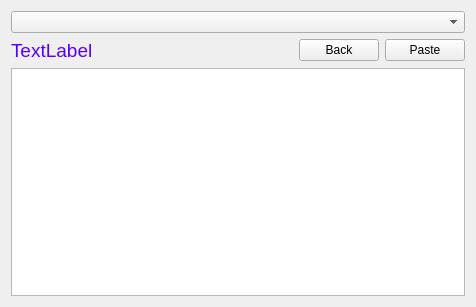
<?xml version="1.0" encoding="UTF-8"?>
<ui version="4.0">
 <class>Widget</class>
 <widget class="QWidget" name="Widget">
  <property name="geometry">
   <rect>
    <x>0</x>
    <y>0</y>
    <width>476</width>
    <height>307</height>
   </rect>
  </property>
  <property name="windowTitle">
   <string>Widget</string>
  </property>
  <layout class="QVBoxLayout" name="verticalLayout">
   <item>
    <widget class="QComboBox" name="comboBox"/>
   </item>
   <item>
    <layout class="QHBoxLayout" name="horizontalLayout_2">
     <item>
      <widget class="QLabel" name="labelPath">
       <property name="font">
        <font>
         <pointsize>14</pointsize>
        </font>
       </property>
       <property name="styleSheet">
        <string notr="true">color: rgb(85, 0, 255);</string>
       </property>
       <property name="text">
        <string>TextLabel</string>
       </property>
      </widget>
     </item>
     <item>
      <spacer name="horizontalSpacer">
       <property name="orientation">
        <enum>Qt::Horizontal</enum>
       </property>
       <property name="sizeHint" stdset="0">
        <size>
         <width>40</width>
         <height>20</height>
        </size>
       </property>
      </spacer>
     </item>
     <item>
      <layout class="QHBoxLayout" name="horizontalLayout">
       <item>
        <widget class="QPushButton" name="pushButtonBack">
         <property name="text">
          <string>Back</string>
         </property>
        </widget>
       </item>
       <item>
        <widget class="QPushButton" name="pushButtonPaste">
         <property name="text">
          <string>Paste</string>
         </property>
        </widget>
       </item>
      </layout>
     </item>
    </layout>
   </item>
   <item>
    <widget class="QListView" name="listView">
     <property name="contextMenuPolicy">
      <enum>Qt::CustomContextMenu</enum>
     </property>
    </widget>
   </item>
  </layout>
 </widget>
 <resources/>
 <connections/>
</ui>
